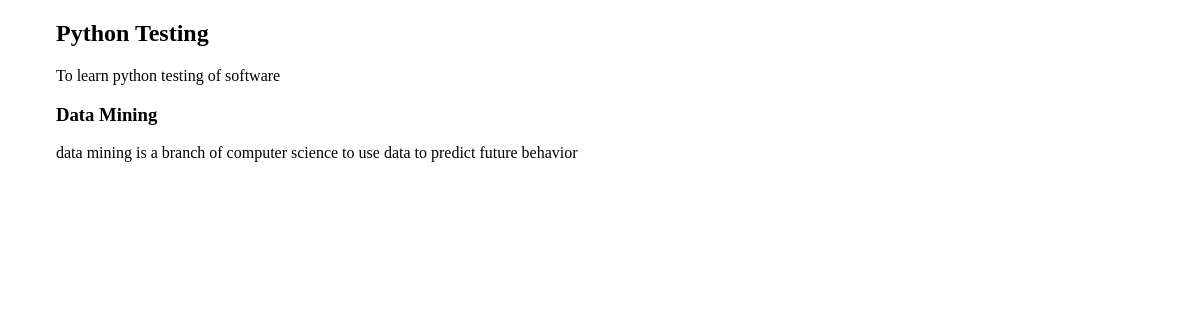
/courses/8/, run on the app's committed database.
### courses/models.py (models this page shows, shortened)
class Course(models.Model):
    created_at = models.DateField(auto_now_add=True)
    title = models.CharField(max_length=250)
    description = models.TextField()

class Step(models.Model):
    title = models.CharField(max_length=255)
    description=models.TextField()
    content=models.TextField(blank= True,default='')
    order = models.IntegerField(default=0)
    course=models.ForeignKey(Course)
    class Meta:
        ordering=['order',]

### courses/views.py (the view)
# urls.py: url(r'(?P<pk>\d+)/$',views.course_detail),
def course_detail(request,pk):
    course= Course.objects.get(pk=pk)
    return render(request,'courses/course_detail.html',{'course':course})

### courses/templates/courses/course_detail.html (shortened to what this page needs)
{% extends "layout.html" %}
{% block content %}
    <article>
    <h2>{{ course.title }}</h2>
    {{ course.description }}
    <section>
        {%  for step in course.step_set.all %}
          <h3>{{ step.title }}</h3>
          {{ step.description }}
         {% endfor %}
    </section>
    </article>
{% endblock %}

### assets/css/layout.css (style rules this page uses)
html { box-sizing: border-box; }
*, *::after, *::before { box-sizing: inherit; }

### data on the page
Course: title "Python Testing", description "To learn python testing of software"
Step: title "Data Mining", description "data mining is a branch of computer science to use data to predict future behavior"
